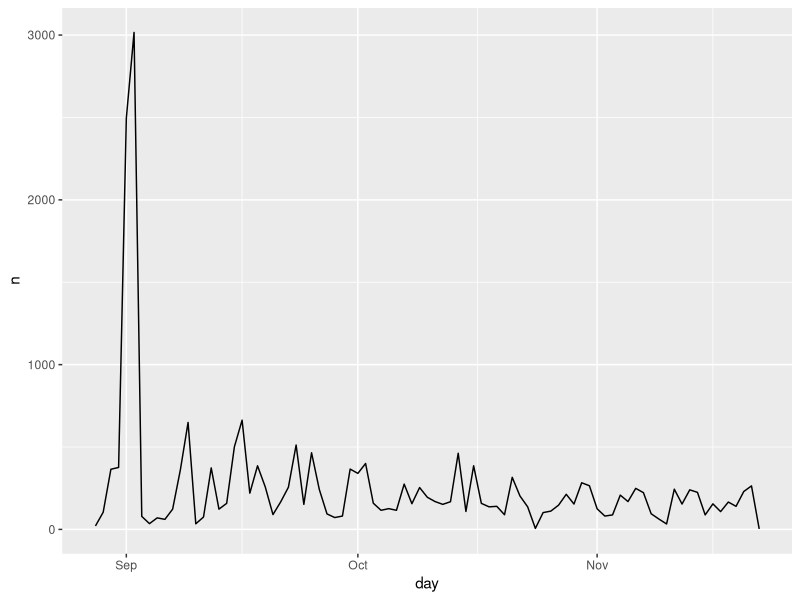
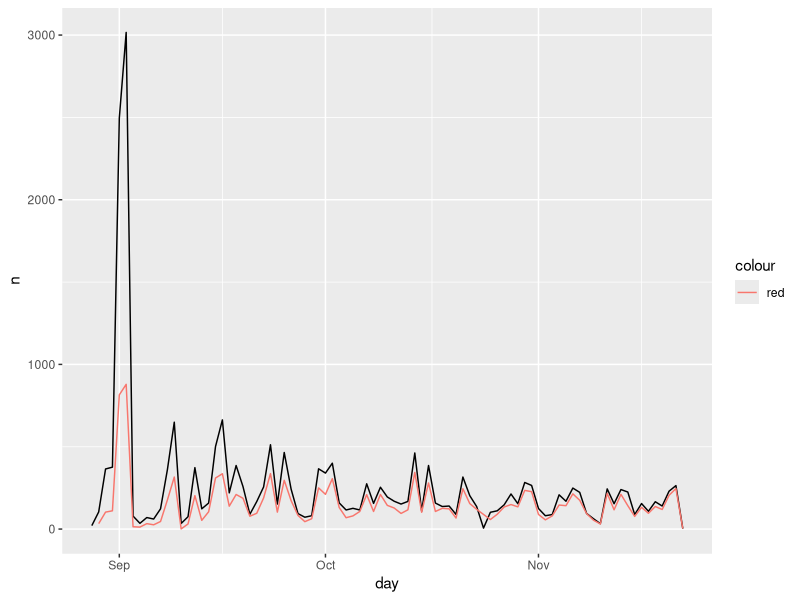
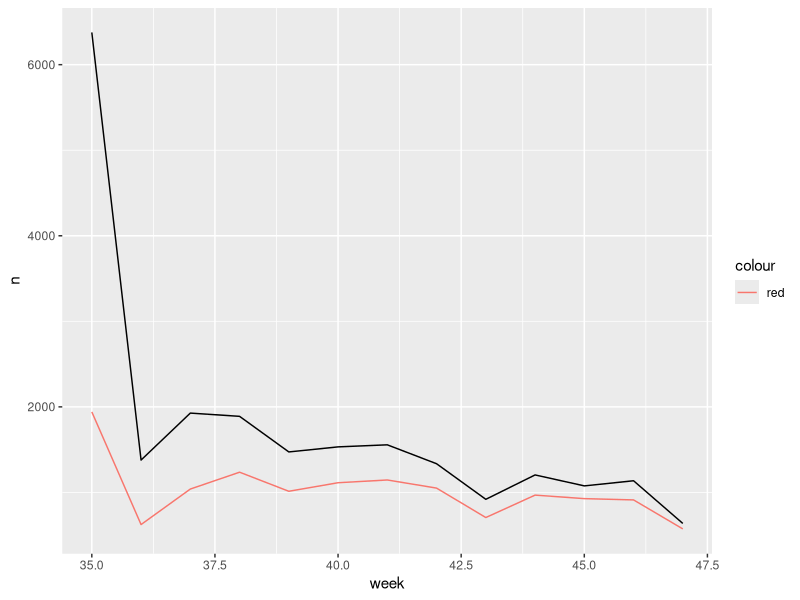
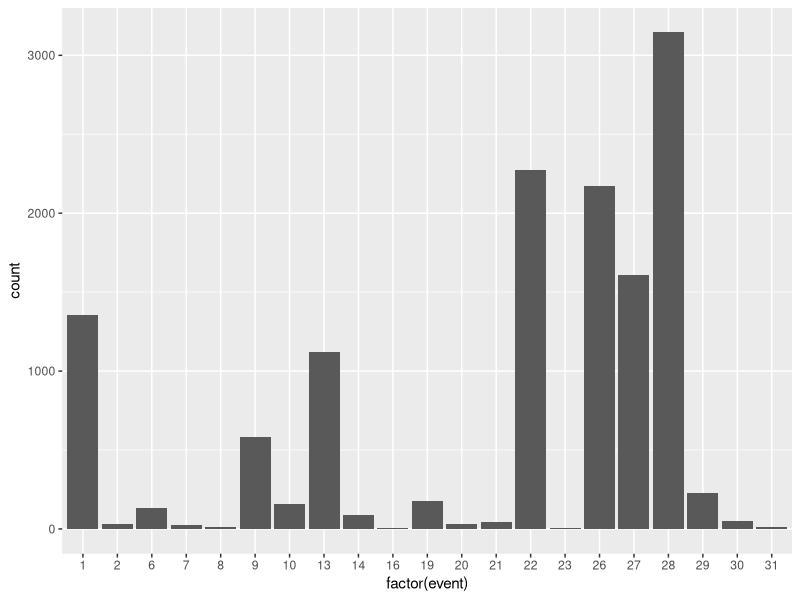
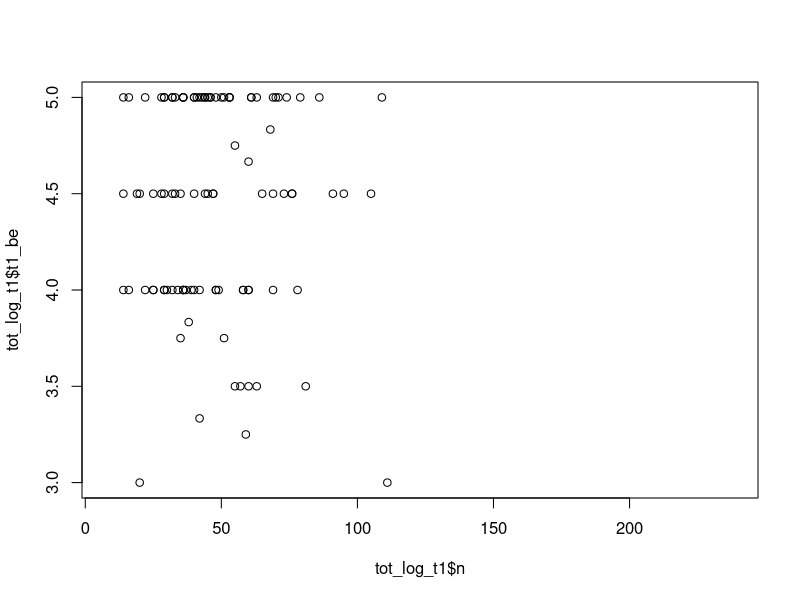
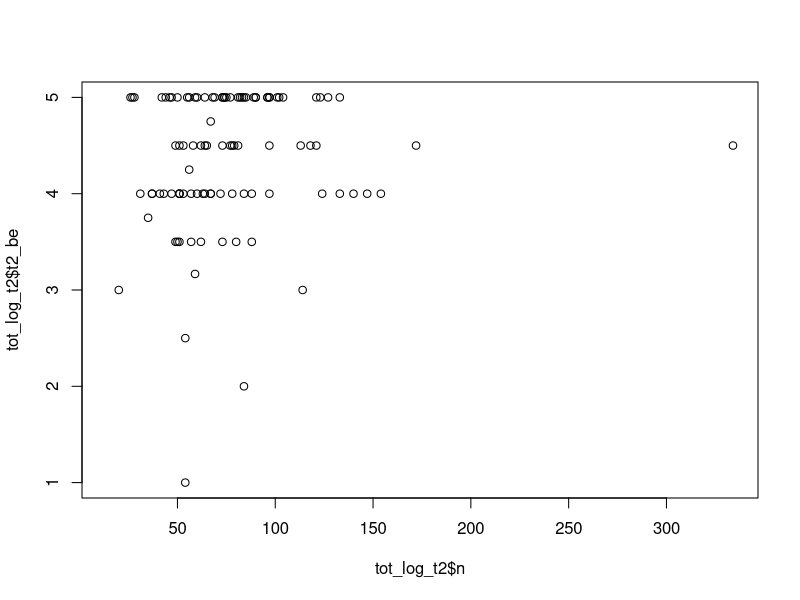
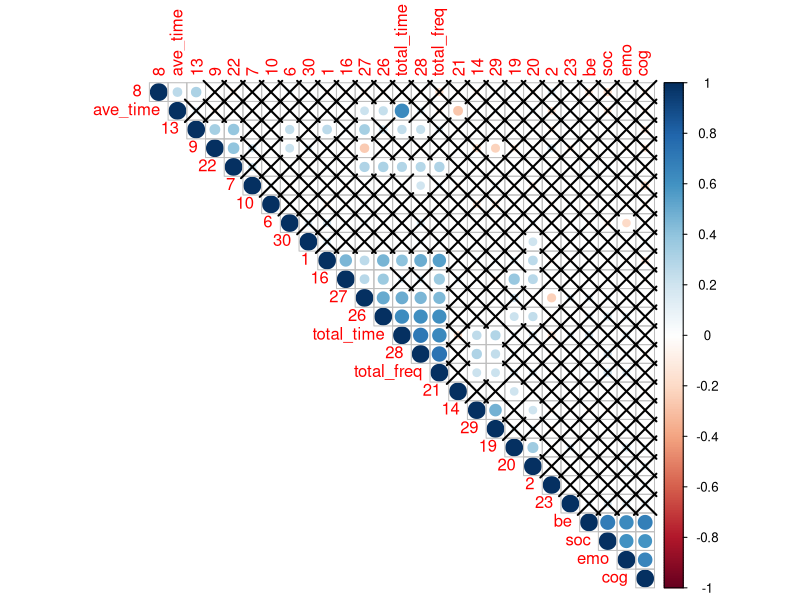
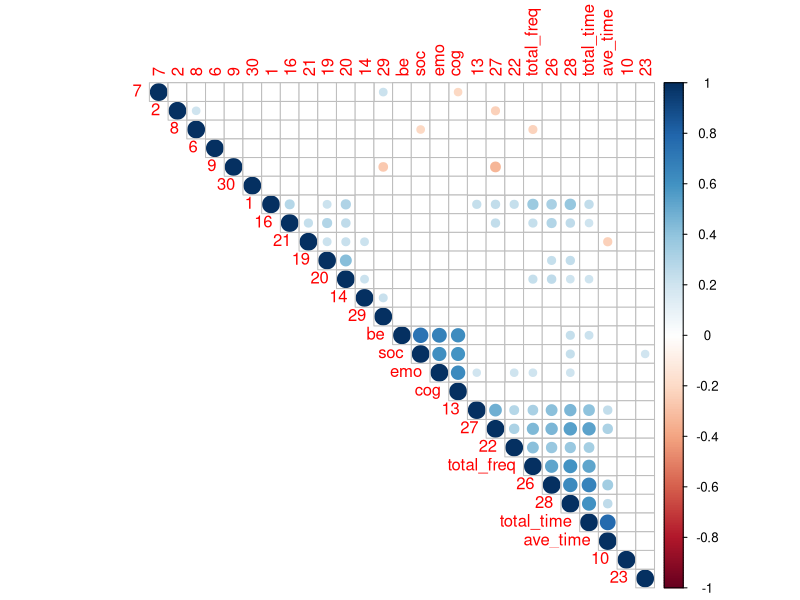

Write the R code that produced these figures, in order. (Note: this script raises an error after producing the figures.)
# survey log project
# library(stats)
library(dplyr)
library(ggplot2)
library(lubridate)
library(corrplot)

# """
# 1. Navigator
#     Message 1
#     logout 2
#     login 3
#     sign up 4
#     icon 5
#     current 26
#     create 27
#     community 28
# 2. Main page
#     sign up 6
# 3. Login page
#     login button 7
# 4. Register page
#     sign up 8
# 5. Current page
#     create 9
#     update 10
#     chat 11
#     agree 12
# 6. Create page
#     create 13
# 7. Community page
#     sort 14
#     like 15
#     cool 16
#     funny 17
#     useful 18
#     cancellike 25
#     cancelcool 19
#     cancelfunny 20
#     canceluseful 21
#     post 22
#     group 29
#     next 30
#     previous 31
# 8. profile page
#     add to friend 23
# 9. Message
#     send message 24
# """

#survey : <40; <43; <46; <49

###############log
dat.log <- read.csv('log.csv')
head(dat.log)
user <- read.csv("user.csv")
user$id <- factor(user$id)
dat.log$uid <- factor(dat.log$user_id)
# log sum by day
dat.log$day <- as.Date(dat.log$trigger_time)
temp <- dat.log %>%
  group_by(day) %>%
  count
temp <- data.frame(temp)
str(temp)
ggplot(data = temp) +
  geom_line(aes(x = day, y = n))

dat.log$week <- week(dat.log$day)

temp <- dat.log %>%
  group_by(user_id,week) %>%
  count

# log sum by user
logsum <- table(dat.log$uid)
logsum <- data.frame(sort(logsum, decreasing = TRUE))
dat <- left_join(logsum, user, by=c('Var1'='id'))
temp <- dat %>% select(username,Var1,email,Freq)
colnames(temp) <- c('username', 'uid','email','logsum')
temp$usernetid <- gsub(" ", "", tolower(gsub("@.*","",temp$email)))
datsum <- aggregate(logsum ~ usernetid, temp, sum)
dat.survey <- read.csv("survey.csv")
dat.survey <- dat.survey %>% 
  left_join(datsum,by='usernetid')
length(unique(datsum))

# filter logs from 126 users
uid <- temp[temp$usernetid %in% dat.survey$usernetid,'uid']
dat.fil <- dat.log[dat.log$user_id %in% uid,]
dat.fil <- dat.fil %>% 
  left_join(temp,by='uid')
colnames(dat.fil)
dat.fil <- dat.fil %>% 
  select(event, obj, trigger_time, device, day, week, usernetid)

temp <- dat.log %>%
  group_by(day) %>%
  count
temp <- data.frame(temp)

temp2 <- dat.fil %>% 
  group_by(day) %>% 
  count
temp2 <- data.frame(temp2)

ggplot()+
  geom_line(data = temp, aes(x = day, y = n))+
  geom_line(dat = temp2, aes(x = day, y = n, color = 'red'))

temp <- dat.log %>%
  group_by(week) %>%
  count
temp <- data.frame(temp)

temp2 <- dat.fil %>% 
  group_by(week) %>% 
  count
temp2 <- data.frame(temp2)

# Total logs by week
ggplot()+
  geom_line(data = temp, aes(x = week, y = n))+
  geom_line(dat = temp2, aes(x = week, y = n, color = 'red'))

# Total logs by event
ggplot()+
  geom_histogram(data = dat.fil, aes(x=factor(event)), stat="count")

# 1. Navigator
#     Message 1
#     current 26
#     create 27
#     community 28
# 2. Main page
#     sign up 6
# 5. Current page
#     create 9
#     update 10
# 6. Create page
#     create 13
# 7. Community page
#     sort 14
#     cancelcool 19
#     post 22
#     group 29
# Total time by week
head(dat.fil$trigger_time)
dat.fil$time <- as.POSIXct(dat.fil$trigger_time,format="%Y-%m-%d %H:%M:%S",tz=Sys.timezone())

###########################################################
##########This part is for informal analysis can be skipped
###########################################################
# Total logs t1
tot_log_t1 <- dat.fil %>% 
  filter(week < 40) %>% 
  group_by(usernetid) %>% 
  count() %>% 
  left_join(dat.survey,by='usernetid') %>% 
  select(usernetid, n,t1_be, t1_cog)

plot(tot_log_t1$n,tot_log_t1$t1_be)
cor(tot_log_t1$n,tot_log_t1$t1_be, use = "complete.obs")
cor(tot_log_t1$n,tot_log_t1$t1_cog, use = "complete.obs")


tot_log_t2 <- dat.fil %>% 
  filter(week < 43) %>% 
  group_by(usernetid) %>% 
  count() %>% 
  left_join(dat.survey,by='usernetid') %>% 
  select(usernetid, n,t2_be, t2_cog)

plot(tot_log_t2$n,tot_log_t2$t2_be)
cor(tot_log_t2$n,tot_log_t2$t2_be, use = "complete.obs")
cor(tot_log_t2$n,tot_log_t2$t2_cog, use = "complete.obs")
cor.test(tot_log_t2$n,tot_log_t2$t2_be, use = "complete.obs")
cor.test(tot_log_t2$n,tot_log_t2$t2_cog, use = "complete.obs")
cor.test(tot_log_t2$n,tot_log_t2$t2_be, use = "complete.obs",method = "spearman")


unique(dat.fil$usernetid)


#########################################
#########################################
#########################################
###########START HERE####################
#########################################
#########################################
#########################################
setwd("C:/Users/zhuwa/Desktop/Fall2022/DEA1500/log-survey")
library(stats)
library(dplyr)
library(ggplot2)
library(lubridate)
library(corrplot)

#########################################
###########HELP FUNCTIONS################
#########################################

# Qualtrics data processing
surveyave <- function(dat.e1){
  dat.e1 <- dat.e1[-1:-2,]
  dat.e1 <- dat.e1[!is.na(dat.e1$Q20),]
  #colnames(dat.e1)
  
  for (col in c('Q5','Q6','Q7','Q8','Q9','Q10','Q11','Q12','Q13','Q14')) {
    dat.e1[,col] <- as.numeric(factor(dat.e1[,col], levels = c("Strongly disagree","Somewhat disagree","Neither agree nor disagree","Somewhat agree","Strongly agree")))
  }
  
  dat.e1<- dat.e1[!is.na(dat.e1$Q6),]
  dat.e1$Q7 <- 6 - dat.e1$Q7
  dat.e1$emo<-rowMeans(dat.e1[,c('Q5','Q6','Q7')])
  dat.e1$cog <- rowMeans(dat.e1[,c('Q8','Q9','Q10')])
  dat.e1$be <- rowMeans(dat.e1[,c('Q11','Q12')])
  dat.e1$soc <- rowMeans(dat.e1[,c('Q13','Q14')])
  
  dat.e1.ave <- dat.e1 %>% 
    dplyr::select(StartDate,Q20,emo,cog,be,soc)
  
  return(dat.e1.ave)
  
}


# Main data processing function for process survey and log data
datprocess<- function(dat.fil,eng1){
  df.output <- data.frame(matrix(ncol = 34, nrow = 0))
  colnames(df.output) <- c("usernetid",as.character(seq(1:30)),"total_time","total_freq","ave_time")
  thisrow <- 1
  for(thisnetid in df.survey$usernetid){
    #Step1: filter logs before thisnetid's time
    survey_time <- eng1[eng1$usernetid == thisnetid,'StartDate']
    df <- dat.fil %>% 
      filter(trigger_time <= survey_time, usernetid == thisnetid) 
    #Step2: (df) -> (table) summarize counts by event 
    df$event <- factor(df$event,levels = as.character(seq(1:30)))
    temp <- as.data.frame.matrix(t(table(df$event)))
    #Step3: (df) -> (table) summarize duration in each page
    if(nrow(df)<2){
      next
    }
    df$flag <- 1
    for (i in 1:(nrow(df)-1)) {
      cur <- df$trigger_time[i]
      nex <- df$trigger_time[i+1] 
      df$flag[i+1] <- ifelse({difftime(nex,cur,units = "hours") <= 0.5},df$flag[i],df$flag[i] + 1)
    }
    dur <- df %>% 
      group_by(flag) %>% 
      summarise(duration = max(trigger_time) - min(trigger_time)) %>% 
      summarise(total_time = sum(duration),
                total_freq = length(unique(flag)),
                ave_time = mean(duration))
    #Step4: combine dfs
    df.output[thisrow,'usernetid'] <- thisnetid
    df.output[thisrow,2:31] <- temp
    df.output[thisrow,32:34] <- dur
    thisrow <- thisrow + 1
  }
  return(df.output)
}


# Rewrite correlation visuliation function
cor.mtest <- function(mat, ...)
{
  mat <- as.matrix(mat)
  n <- ncol(mat)
  p.mat<- matrix(NA, n, n)
  diag(p.mat) <- 0
  for (i in 1:(n - 1)) 
  {
    for (j in (i + 1):n)
    {
      tmp <- cor.test(mat[, i], mat[, j], ...)
      p.mat[i, j] <- p.mat[j, i] <- tmp$p.value
    }
  }
  colnames(p.mat) <- rownames(p.mat) <- colnames(mat)
  p.mat
}

#########################################
###########INPUT OUTPUT##################
#########################################

##### Read and process dat.fil and dat.survey
### dat.fil is constant
dat.log <- read.csv('log.csv')
user <- read.csv("user.csv")
user$id <- factor(user$id)
dat.log$uid <- factor(dat.log$user_id)
# log sum by user
logsum <- table(dat.log$uid)
logsum <- data.frame(sort(logsum, decreasing = TRUE))
dat <- left_join(logsum, user, by=c('Var1'='id'))
temp <- dat %>% select(username,Var1,email,Freq)
colnames(temp) <- c('username', 'uid','email','logsum')
temp$usernetid <- gsub(" ", "", tolower(gsub("@.*","",temp$email)))
datsum <- aggregate(logsum ~ usernetid, temp, sum)
dat.survey <- read.csv("survey.csv")
dat.survey <- dat.survey %>% 
  left_join(datsum,by='usernetid')
# filter logs from 126 users
uid <- temp[temp$usernetid %in% dat.survey$usernetid,'uid']
dat.fil <- dat.log[dat.log$user_id %in% uid,]
dat.fil <- dat.fil %>% 
  left_join(temp,by='uid')
dat.fil$trigger_time <- as.POSIXct(dat.fil$trigger_time,format="%Y-%m-%d %H:%M:%S",tz=Sys.timezone())

### dat.survey is each of the 4 engagement surveys
### engagement1_February+25,+2023_14.26.csv
### engagement2_March+3,+2023_15.01.csv
### engagement3_March+3,+2023_15.10.csv
dat.e1<- read.csv("engagement2_March+3,+2023_15.01.csv",na.strings=c("NA","NaN", ""))
eng1 <- surveyave(dat.e1)
colnames(eng1)[2] <- 'usernetid'
eng1$usernetid <- gsub(" ", "", tolower(gsub("@.*","",eng1$usernetid)))
eng1$StartDate <- as.POSIXct(eng1$StartDate,format="%Y-%m-%d %H:%M:%S",tz=Sys.timezone())
timediff <- 2 * 60 * 60
eng1$StartDate <- eng1$StartDate + timediff
#firt 2 responses in the eng 1 survey are tests
#df.survey <- eng1[3:123,]
df.survey <- eng1
df.survey <- df.survey[!duplicated(df.survey$usernetid),]

###### PROECESS and VIS

surveylog <- datprocess(dat.fil,df.survey)
surveylog <- surveylog %>% 
  left_join(df.survey,by='usernetid')

mat <- surveylog %>% 
  select_if(is.numeric)
mat <- mat[, colSums(mat) != 0]

M <- cor(mat)
p.mat <- cor.mtest(mat)
#p.mat <- p.adjust(p.mat, method = "BH")
#colnames(p.mat) <- rownames(p.mat) <- colnames(mat)

corrplot(M, type = "upper", order = "hclust", 
         p.mat = p.mat, sig.level = 0.05)


M <- cor(mat, method = "spearm")
p.mat <- cor.mtest(mat, method = "spearm")


corrplot(M, type = "upper", order = "hclust", 
         p.mat = p.mat, sig.level = 0.05, 
         insig = "blank")



####################################
####################################
######DIFFERENT USERS###############
####################################
####################################

post <- read.csv("surveyapp_todo.csv")
post$user_id <- factor(post$user_id)
post$created <- as.POSIXct(post$created,format="%Y-%m-%d %H:%M:%S",tz=Sys.timezone())

# Choose 27 as log metric; emotional engagement as survey metric
# First time point: before 10/03
# Second time point: before 10/24
# Third time point: before 11/14
t1<- as.POSIXct('2022-10-03',format="%Y-%m-%d",tz=Sys.timezone())
t1_post <- post %>% 
  filter(created < t1) %>% 
  group_by(user_id) %>% 
  summarise(post_n = n())


all_part <- t1_post$user_id


t2<- as.POSIXct('2022-10-24',format="%Y-%m-%d",tz=Sys.timezone())
t2_post <- post %>% 
  filter(created < t2 & created >= t1) %>% 
  group_by(user_id) %>% 
  summarise(post_n = n())

sum(t1_post$post_n)

t3<- as.POSIXct('2022-11-14',format="%Y-%m-%d",tz=Sys.timezone())
t3_post <- post %>% 
  filter(created < t3 & created >= t2) %>% 
  group_by(user_id) %>% 
  summarise(post_n = n())


Real_part <- t3_post$user_id
Leaver <- all_part[!(all_part %in% t3_post$user_id)]
Early_leaver <- all_part[!(all_part %in% t2_post$user_id)]
Late_leaver <- Leaver[!(Leaver %in% Early_leaver)]

# at time point 1, early_leaver left; at time point 2, both early_leaver and late_leaver left
# for log data, compare the frequency of 27 at time 1 and 2 between participants and leavers
# for survey data, compare the emotional engagement at both times betwenn participants and leavers

user$id <- as.numeric(user$id)
dat.log <- read.csv("log_log.csv")
dat.log$trigger_time <- as.POSIXct(dat.log$trigger_time,format="%Y-%m-%d %H:%M:%S",tz=Sys.timezone())
ELnetid <- gsub(" ", "", tolower(gsub("@.*","",user$email[user$id %in% Early_leaver])))
Lnetid <- gsub(" ", "", tolower(gsub("@.*","",user$email[user$id %in% Leaver])))
LLnetid <- gsub(" ", "", tolower(gsub("@.*","",user$email[user$id %in% Late_leaver])))

###TIME 1

df.log <- dat.log %>% 
  filter(trigger_time < t1) %>% 
  group_by(user_id) %>% 
  filter(event == 27) %>% 
  summarise(log_27 = n()) %>% 
  left_join(user, by=c('user_id' = 'id')) %>% 
  select(log_27,email)
df.log$email <- gsub(" ", "", tolower(gsub("@.*","",df.log$email)))


dat.e1<- read.csv("engagement1_February+25,+2023_14.26.csv",na.strings=c("NA","NaN", ""))
eng1 <- surveyave(dat.e1)
colnames(eng1)[2] <- 'usernetid'
eng1$usernetid <- gsub(" ", "", tolower(gsub("@.*","",eng1$usernetid)))
df.survey <- eng1[3:123,]
df.survey <- eng1
df.survey <- df.survey[!duplicated(df.survey$usernetid),]


dat.com <- df.log %>% 
  left_join(df.survey, by=c('email' = 'usernetid')) %>% 
  select(email, log_27, emo,soc,be,cog)
#dat.com$cat <- ifelse(dat.com$email %in% ELnetid, 'L','P')
dat.com$cat <- ifelse(dat.com$email %in% Lnetid, ifelse(dat.com$email %in% LLnetid, 'LL','EL'),'P')
dat.com %>% 
  group_by(cat) %>% 
  summarise(n = n(),log = mean(log_27),emo = mean(emo,na.rm = TRUE),soc = mean(soc,na.rm = TRUE),be = mean(be,na.rm = TRUE),cog = mean(cog,na.rm = TRUE))

###TIME 2

df.log <- dat.log %>% 
  filter(trigger_time < t2) %>% 
  group_by(user_id) %>% 
  filter(event == 27) %>% 
  summarise(log_27 = n()) %>% 
  left_join(user, by=c('user_id' = 'id')) %>% 
  select(log_27,email)
df.log$email <- gsub(" ", "", tolower(gsub("@.*","",df.log$email)))

dat.e2<- read.csv("engagement2_March+3,+2023_15.01.csv",na.strings=c("NA","NaN", ""))
eng2 <- surveyave(dat.e2)
colnames(eng2)[2] <- 'usernetid'
eng2$usernetid <- gsub(" ", "", tolower(gsub("@.*","",eng2$usernetid)))
df.survey <- eng2
df.survey <- df.survey[!duplicated(df.survey$usernetid),]

dat.com <- df.log %>% 
  left_join(df.survey, by=c('email' = 'usernetid')) %>% 
  select(email, log_27, emo,soc,be,cog)
dat.com$cat <- ifelse(dat.com$email %in% Lnetid, ifelse(dat.com$email %in% LLnetid, 'LL','EL'),'P')
dat.com %>% 
  group_by(cat) %>% 
  summarise(n = n(),log = mean(log_27),emo = mean(emo,na.rm = TRUE),soc = mean(soc,na.rm = TRUE),be = mean(be,na.rm = TRUE),cog = mean(cog,na.rm = TRUE))


####################################
####################################
######CORRELATION BY DIFFERENT USERS
####################################
####################################
### Take eng 2 survey for example
### dat.survey is each of the 4 engagement surveys
### engagement1_February+25,+2023_14.26.csv
### engagement2_March+3,+2023_15.01.csv
### engagement3_March+3,+2023_15.10.csv
dat.e1<- read.csv("engagement1_February+25,+2023_14.26.csv",na.strings=c("NA","NaN", ""))
eng1 <- surveyave(dat.e1)
colnames(eng1)[2] <- 'usernetid'
eng1$usernetid <- gsub(" ", "", tolower(gsub("@.*","",eng1$usernetid)))
eng1$StartDate <- as.POSIXct(eng1$StartDate,format="%Y-%m-%d %H:%M:%S",tz=Sys.timezone())
timediff <- 2 * 60 * 60
eng1$StartDate <- eng1$StartDate + timediff
#firt 2 responses in the eng 1 survey are tests
#df.survey <- eng1[3:123,]
df.survey <- eng1
df.survey <- df.survey[!duplicated(df.survey$usernetid),]

###### PROECESS and VIS

surveylog <- datprocess(dat.fil,df.survey)
surveylog <- surveylog %>% 
  left_join(df.survey,by='usernetid') %>% 
  mutate(
    usergroup = ifelse(usernetid %in% Lnetid, ifelse(usernetid %in% LLnetid, 'LL','EL'),'P'),
    usergroup2 = ifelse(usernetid %in% Lnetid, 'L','P')
  ) 

table(surveylog$usergroup2)

# Only select P (participants) data L (leaver)
mat <- surveylog %>% 
  filter(usergroup2 == 'L') %>% 
  select_if(is.numeric) 

mat <- mat[, colSums(mat) != 0]

M <- cor(mat)
p.mat <- cor.mtest(mat)
#p.mat <- p.adjust(p.mat, method = "BH")
#colnames(p.mat) <- rownames(p.mat) <- colnames(mat)
corrplot(M, type = "upper", order = "hclust", 
         p.mat = p.mat, sig.level = 0.05)


M <- cor(mat, method = "spearm")
p.mat <- cor.mtest(mat, method = "spearm")
corrplot(M, type = "upper", order = "hclust", 
         p.mat = p.mat, sig.level = 0.05)




###########################
###########################
########FACTOR ANALYSIS####
###########################
###########################
library(psych)
library(GPArotation)
surveymat <- function(dat.e1){
  dat.e1 <- dat.e1[-1:-2,]
  dat.e1 <- dat.e1[!is.na(dat.e1$Q20),]
  #colnames(dat.e1)
  
  for (col in c('Q5','Q6','Q7','Q8','Q9','Q10','Q11','Q12','Q13','Q14')) {
    dat.e1[,col] <- as.numeric(factor(dat.e1[,col], levels = c("Strongly disagree","Somewhat disagree","Neither agree nor disagree","Somewhat agree","Strongly agree")))
  }
  
  dat.e1<- dat.e1[!is.na(dat.e1$Q6),]
  dat.e1$Q7 <- 6 - dat.e1$Q7
  
  
  mat <- dat.e1 %>% 
    dplyr::select('Q20','Q5','Q6','Q7','Q8','Q9','Q10','Q11','Q12','Q13','Q14')
  
  return(mat)
  
}
### engagement1_February+25,+2023_14.26.csv
### engagement2_March+3,+2023_15.01.csv
### engagement3_March+3,+2023_15.10.csv

dat.e1<- read.csv("engagement1_February+25,+2023_14.26.csv",na.strings=c("NA","NaN", ""))
eng1 <- surveymat(dat.e1)
#firt 2 responses in the eng 1 survey are tests
#df.survey <- eng1[3:123,]
df.survey <- eng1
df.survey <- df.survey[!duplicated(df.survey$Q20),]
envi_EFA <- df.survey[,-1]

# Calculate the correlation matrix first
envi_EFA_cor <- cor(envi_EFA, use = "pairwise.complete.obs")
# Decide the number of factors
fa.parallel(envi_EFA_cor, n.obs = nrow(envi_EFA), fm = "ml", n.iter = 100, main = "Scree plots with parallel analysis")
# Factor analysis, number of factors is 3
fa <- fa(envi_EFA_cor, nfactors = 3, rotate = "none", fm = "pa")
fa
# varimaxal Rotation 
fa.varimax <- fa(envi_EFA_cor, nfactors = 3, rotate = "varimax", fm = "pa")
fa.varimax
# Promaxal rotation
fa.promax<- fa(envi_EFA_cor,nfactors = 3, rotate = "promax",fm = "pa")
h<-fa.promax$loadings

fa.diagram(fa.promax,simple =TRUE)
# Cronbach alpha
alpha(envi_EFA2[,c(18:21)])
